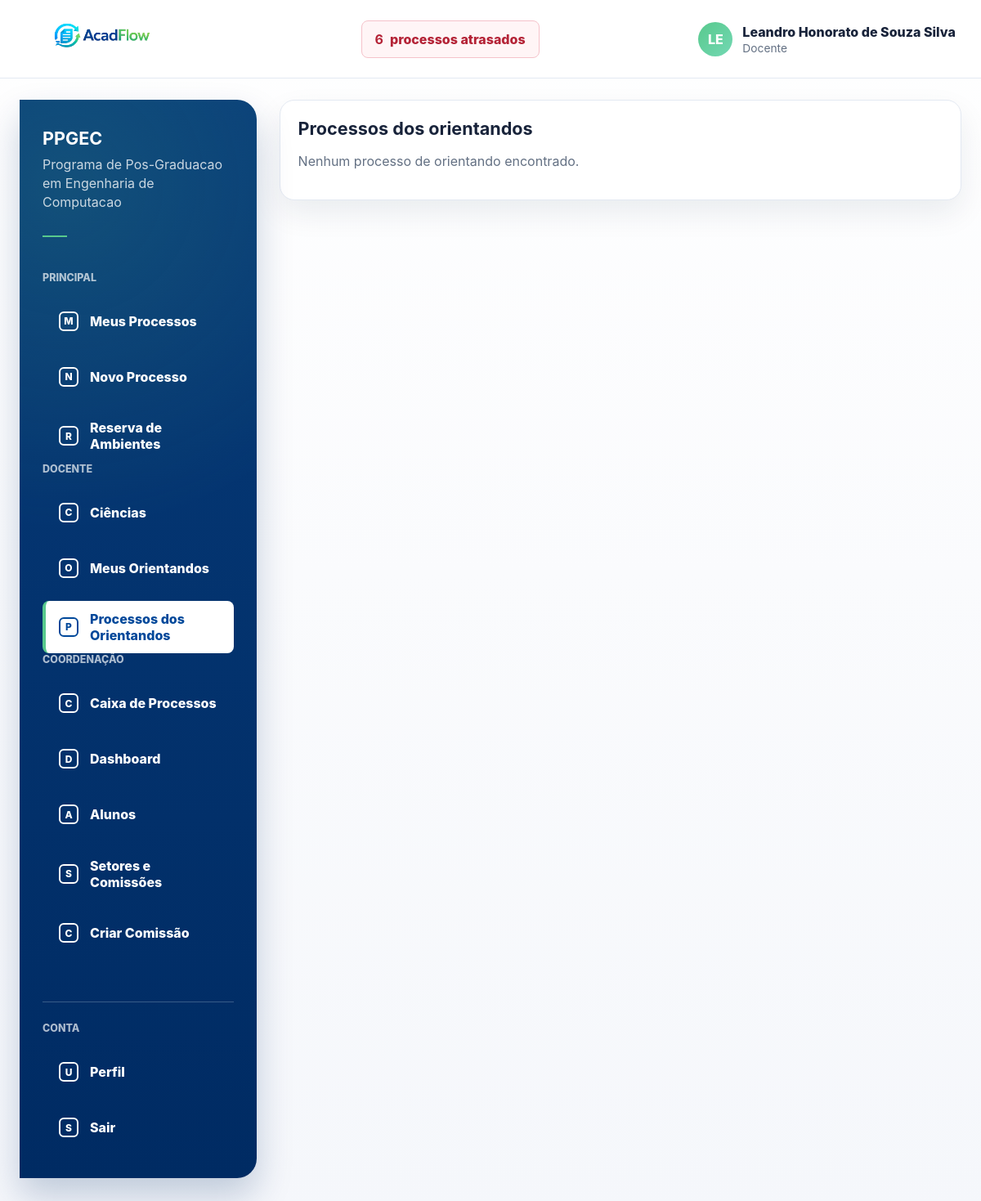
Screenshot of /menu/processos-orientandos/ (signed in) with the database file from the repository.
### processos/models.py (models this page shows, shortened)
class User(AbstractUser):
    class TipoUsuario(models.TextChoices):
        ALUNO = "ALUNO", "Aluno"
        DOCENTE = "DOCENTE", "Docente"
        SERVIDOR = "SERVIDOR", "Servidor"
    username = None
    first_name = None
    last_name = None
    nome = models.CharField(max_length=255)
    email = models.EmailField(unique=True)
    polo_atuacao = models.ForeignKey(
        "Polo",
        on_delete=models.SET_NULL,
        null=True,
        blank=True,
        related_name="servidores",
    )
    tipo_usuario = models.CharField(
        max_length=20,
        choices=TipoUsuario.choices,
        default=TipoUsuario.SERVIDOR,
    )
    USERNAME_FIELD = "email"
    REQUIRED_FIELDS = ["nome"]
    objects = UserManager()
    class Meta:
        ordering = ["nome", "email"]

### processos/views.py (the view)
# urls.py: path("menu/processos-orientandos/", menu_processos_orientandos_view, name="menu_processos_orientandos"),
@login_required
def menu_processos_orientandos_view(request):
    if request.user.tipo_usuario != User.TipoUsuario.DOCENTE:
        raise PermissionDenied("Acesso restrito a docentes.")
    orientandos = Aluno.objects.filter(
        trajetorias__status=TrajetoriaAcademica.Status.ATIVA,
    ).filter(
        Q(trajetorias__orientador=request.user) | Q(trajetorias__coorientador=request.user)
    ).distinct()
    processos_orientandos = (
        Processo.objects.select_related("usuario_criado_por", "setor_atual")
        .filter(usuario_criado_por__in=orientandos.values("id"))
        .order_by("-data_criacao")
    )
    return render(
        request,
        "processos/menu_processos_orientandos.html",
        {
            "processos_orientandos": processos_orientandos,
            "is_coordenador": _is_coordenador(request.user),
            "has_gestao_access": _has_gestao_access(request.user),
            "can_view_dashboard": _can_view_dashboard(request.user),
            "can_view_processos": _can_view_processos(request.user),
            "can_view_caixa": _can_view_caixa(request.user),
            "show_side_menu": True,
            "side_menu_title": "Menu",
            "side_menu_items": _menu_lateral_home(request.user),
        },
    )

### processos/context_processors.py (called while the page is built)
def processos_atrasados(request):
    if not request.user.is_authenticated:
        return {}
    return {
        "processos_atrasados_count": processos_atrasados_queryset(request.user).count(),
        "processos_atrasados_url": processos_atrasados_url(request.user),
    }

def _is_docente(user):
    return user.is_authenticated and user.tipo_usuario == User.TipoUsuario.DOCENTE

def _is_servidor(user):
    return user.is_authenticated and user.tipo_usuario == User.TipoUsuario.SERVIDOR

def _is_coordenador(user):
    if not _is_docente(user):
        return False
    try:
        return bool(user.docente.coordenador)
    except Docente.DoesNotExist:
        return False

def _has_gestao_access(user):
    return _is_coordenador(user) or _is_servidor(user)

def _can_view_processos(user):
    return _is_coordenador(user) or _is_servidor(user)

def _can_view_caixa(user):
    return (
        _is_servidor(user)
        or SetorMembro.objects.filter(usuario=user, data_saida__isnull=True, setor__ativo=True).exists()
    )

def _has_setor_membership(user):
    return SetorMembro.objects.filter(usuario=user, data_saida__isnull=True, setor__ativo=True).exists()

def _is_membro_setor_nome(user, nome):
    return SetorMembro.objects.filter(
        usuario=user,
        data_saida__isnull=True,
        setor__ativo=True,
        setor__nome=nome,
    ).exists()

def _menu_item(label, href, url_names, icon):
    return {
        "label": label,
        "href": href,
        "url_names": url_names,
        "icon": icon,
    }

def _menu_lateral_items(user):
    sections = _menu_lateral_sections(user)
    if not sections:
        return []
    items = []
    for section in sections:
        items.extend(section["items"])
    return items

### processos/services.py (called while the page is built, shortened)
def processos_atrasados_base_queryset():
    return Processo.objects.filter(
        prazo_limite__lt=timezone.localdate(),
    ).exclude(status=Processo.StatusProcesso.FINALIZADO)

def processos_atrasados_queryset(user):
    queryset = processos_atrasados_base_queryset()
    if not user.is_authenticated:
        return queryset.none()
    if user.tipo_usuario == User.TipoUsuario.SERVIDOR:
        return queryset
    if user.tipo_usuario == User.TipoUsuario.DOCENTE:
        is_coordenador = Docente.objects.filter(pk=user.pk, coordenador=True).exists()
        if is_coordenador:
            return queryset
    return queryset.filter(usuario_criado_por=user)

### processos/views.py (called while the page is built)
def _has_gestao_access(user):
    return _is_coordenador(user) or _is_servidor(user)

### templates/processos/menu_processos_orientandos.html (shortened to what this page needs)
{% extends "base.html" %}
{% block content %}
<section class="card">
    <h1 class="section-title">Processos dos orientandos</h1>
    {% if processos_orientandos %}
        <ul class="list">
            {% for processo in processos_orientandos %}
                <li>
                    <div style="display: flex; align-items: center; justify-content: space-between; gap: 0.7rem; flex-wrap: wrap;">
                        <strong>{{ processo.numero }} - {{ processo.assunto }}</strong>
                        <a class="btn" href="{% url 'processo_detalhe' processo.id %}">Ver detalhes</a>
                    </div>
                    <small class="muted">Aluno: {{ processo.usuario_criado_por.nome }}{% if processo.usuario_criado_por.trajetoria_ativa %} | Nivel: {{ processo.usuario_criado_por.trajetoria_ativa.get_nivel_curso_display }}{% endif %} | Status: {{ processo.get_status_display }} | Setor: {{ processo.setor_atual.nome }}</small>
                </li>
            {% endfor %}
        </ul>
    {% else %}
        <p class="muted">Nenhum processo de orientando encontrado.</p>
    {% endif %}
</section>
{% endblock %}

### templates/base.html (shortened to what this page needs)
{% load static %}
<!doctype html>
<html lang="pt-BR">
<head>
    <link rel="stylesheet" href="{% static 'css/app.css' %}">
</head>
<body>
<div class="app-shell">
    {% if user.is_authenticated %}
        <header class="topbar">
            <div class="container topbar-content">
                <a class="brand" href="{% url 'home' %}" aria-label="AcadFlow">
                    <img class="brand-logo" src="{% static 'img/acadflow-logo.png' %}" alt="AcadFlow">
                </a>
                <a class="overdue-link" href="{{ processos_atrasados_url }}">
                    <strong>{{ processos_atrasados_count|default:0 }}</strong>
                    <span>processos atrasados</span>
                </a>
                <details class="user-menu">
                    <summary class="user-chip">
                        <span class="avatar" aria-hidden="true">{{ user.nome|default:user.email|slice:":2"|upper }}</span>
                        <span class="user-meta">
                            <span class="user-name">{{ user.nome }}</span>
                            <span class="user-role">{{ user.get_tipo_usuario_display }}</span>
                        </span>
                    </summary>
                </details>
            </div>
        </header>
    {% endif %}
    <main class="main-area">
        <div class="container">
            {% if user.is_authenticated %}
                <div class="layout">
                    <aside class="sidebar" aria-label="Menu principal">
                        <div class="sidebar-program">
                            <strong>PPGEC</strong>
                            <span>Programa de Pos-Graduacao em Engenharia de Computacao</span>
                            <span class="sidebar-rule"></span>
                        </div>
                        {% for section in nav_menu_sections %}
                            <p class="sidebar-label">{{ section.label }}</p>
                            <ul class="side-menu">
                                {% for item in section.items %}
                                    <li>
                                        <a class="{% if request.resolver_match.url_name in item.url_names %}is-active{% endif %}" href="{{ item.href }}">
                                            <span class="side-icon">{{ item.icon }}</span>
                                            {{ item.label }}
                                        </a>
                                    </li>
                                {% endfor %}
                            </ul>
                        {% endfor %}
                        <div class="sidebar-footer">
                            <p class="sidebar-label">Conta</p>
                            <ul class="side-menu">
                                <li>
                                    <a class="{% if request.resolver_match.url_name == 'me' %}is-active{% endif %}" href="{% url 'me' %}">
                                        <span class="side-icon">U</span>
                                        Perfil
                                    </a>
                                </li>
                                <li>
                                    <form method="post" action="{% url 'logout' %}" class="side-form">
                                        <button type="submit">
                                            <span class="side-icon">S</span>
                                            Sair
                                        </button>
                                    </form>
                                </li>
                            </ul>
                        </div>
                    </aside>
                    <section class="content-area">
            {% endif %}
            {% block content %}{% endblock %}
            {% if user.is_authenticated %}
                    </section>
                </div>
            {% endif %}
        </div>
    </main>
</div>
</body>
</html>

### rows the page displays
User: nome "LE", nome "Leandro Honorato de Souza Silva", tipo_usuario "Docente"

### other values shown
{{ processos_atrasados_count|default:0 }} "6"
{{ section.label }} "PRINCIPAL" "DOCENTE" "COORDENAÇÃO"
{{ item.icon }} "M" "N" "R" "C" "O" "P" "C" "D" "A" "S" "C"
{{ item.label }} "Meus Processos" "Novo Processo" "Reserva de Ambientes" "Ciências" "Meus Orientandos" "Processos dos Orientandos" "Caixa de Processos" "Dashboard" "Alunos" "Setores e Comissões" "Criar Comissão"
